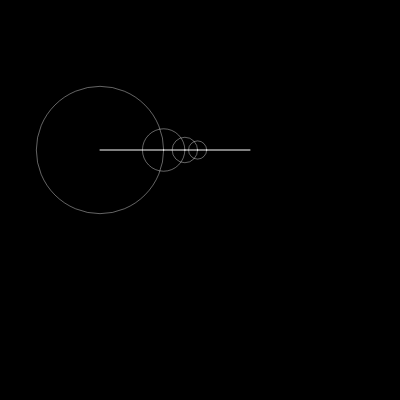
Frame 1 (no input)
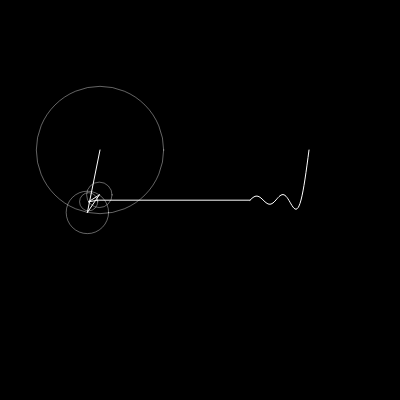
Frame 60 (no input)
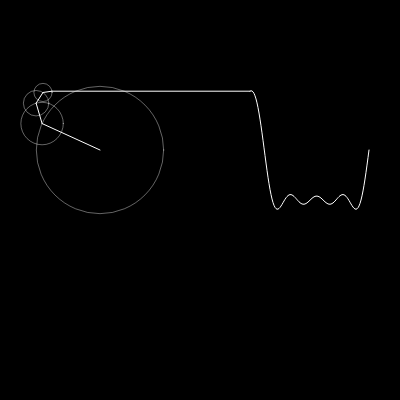
Frame 120 (the mouse pressed at the canvas centre since frame 60)

The p5.js sketch that drew these frames (run headless with seeded random() and noise() and a simulated clock; from frame 60 on, the mouse is pressed at the canvas centre):

// p5.js sketch
// ── sketch.js
let time = 0;
let wave= [];

let slider;

function setup()
{
	createCanvas(400, 400);
	slider = createSlider(1, 10, 4);
}

function draw()
{	
	background(0);
	translate(100, 150);
	let radius = 50;

	let x = 0;
	let y = 0;

	for(let i=0; i<slider.value(); i++)
	{
		let prevx = x;
		let prevy = y;
		let n = i * 2 + 1;
		let radius = 50*(4 / (n * PI))
		x  += radius * cos(n* time);
		y += radius * sin(n * time);	

		stroke(255, 100);
		noFill();
		ellipse(prevx, prevy, 2 * radius);

		fill(255);
		stroke(255);
		line(prevx, prevy, x, y);
		// ellipse(prevx, prevy , 8);

	}
	wave.unshift(y);

	translate(150, 0);
	line(x-150, y, 0, wave[0]);

	beginShape();
	noFill();
	for(let i=0; i< wave.length; i++)
	{
		vertex(i, wave[i]);
	}
	endShape();
	
	time += 0.03;

	if(wave.length > 150)
	{
		wave.pop();
	}

}
